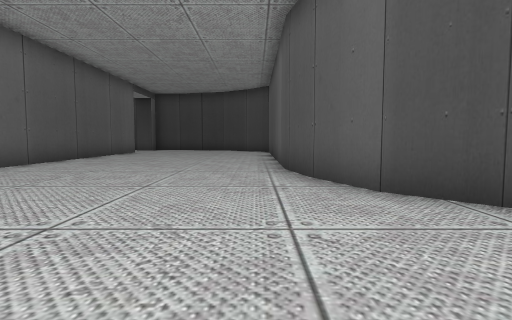
View 1 (above)

21 first-person views from a walk through a 3-D level made in the Unity game engine. The camera is 1.3 m above the floor, tilts 4° down and sees 80° across. The floor is counted in squares, 2 m on a side. Each view is taken from the middle of a square. On the plan, view 1 faces up. The plan holds only what a view shows up to about 10 squares ahead; the rest is blank. The place goes on beyond the plan.

View 2
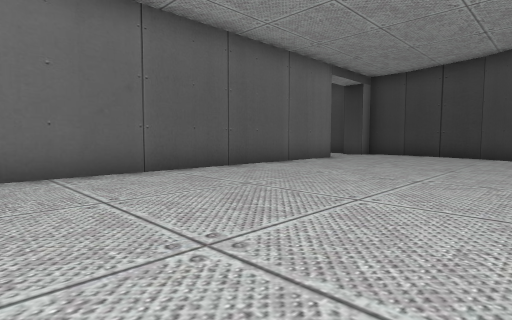

View 3
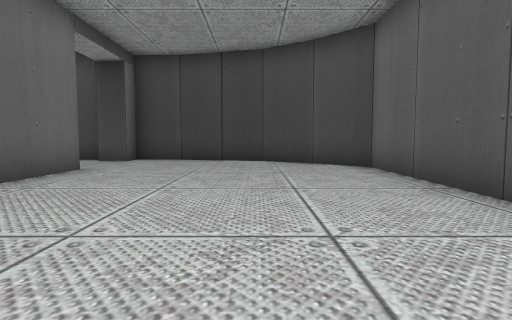

View 4
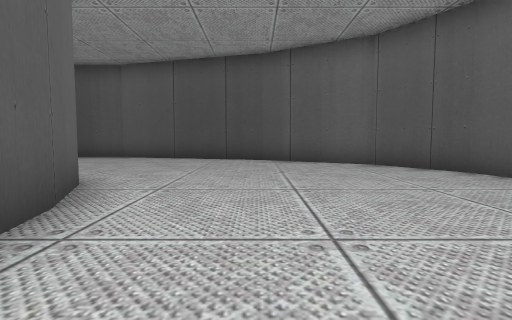

View 5
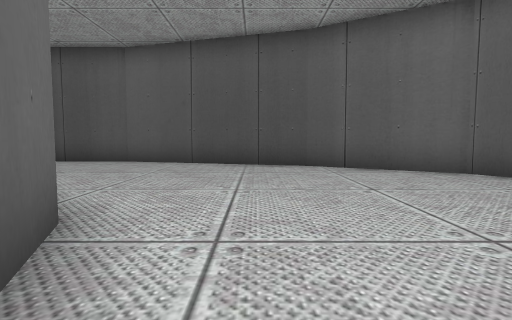

View 6
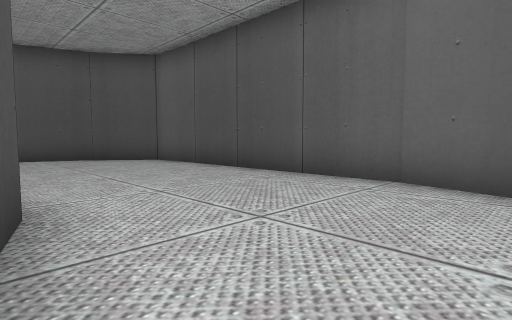

View 7
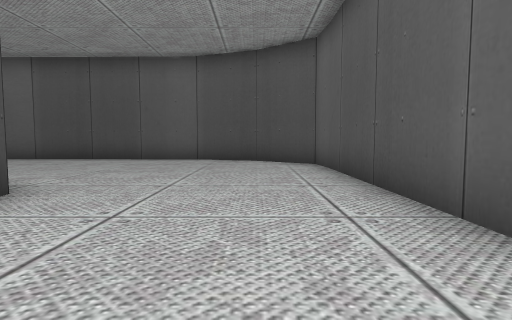

View 8
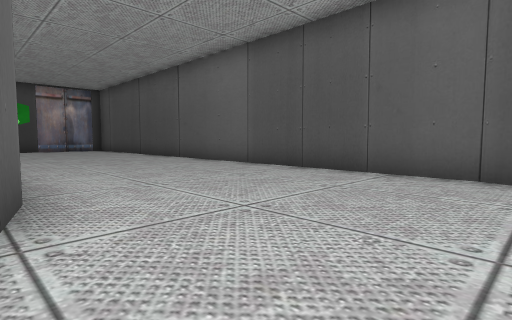

View 9
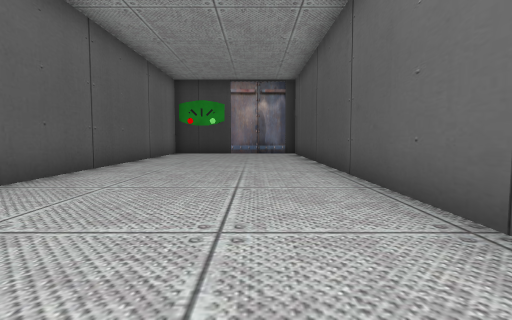

View 10
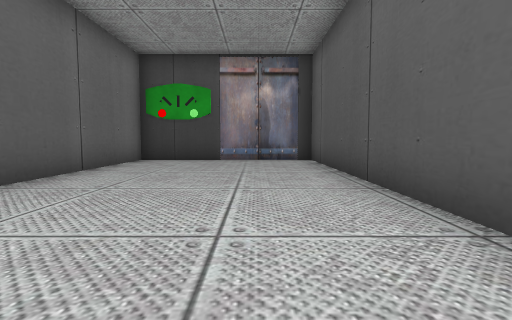

View 11
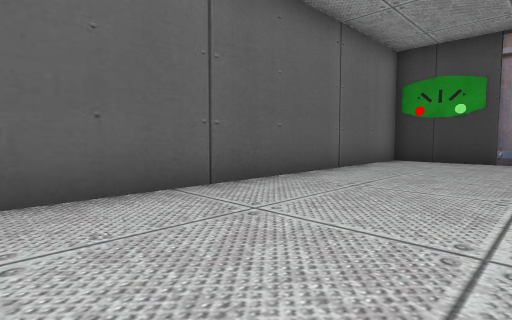

View 12
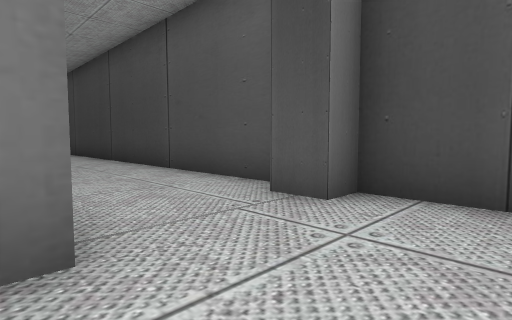

View 13
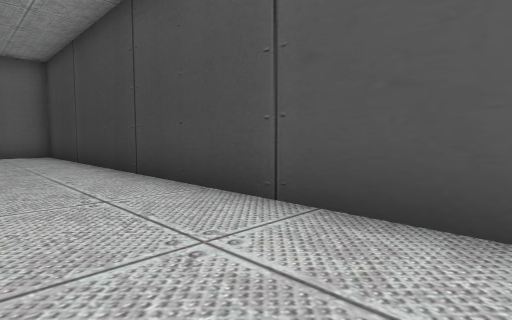

View 14
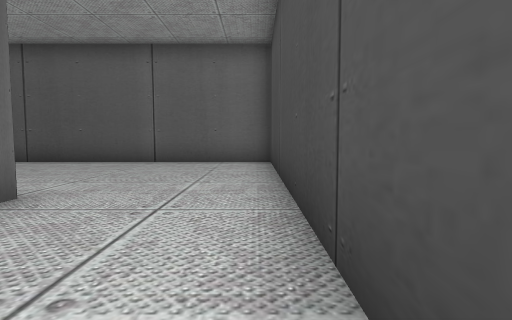

View 15
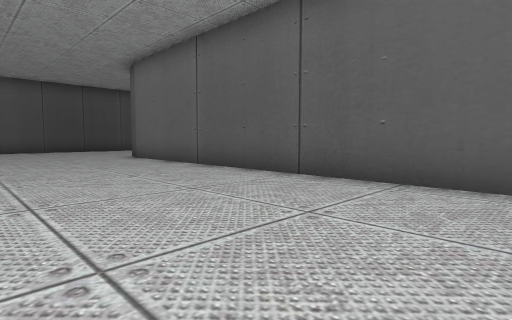

View 16
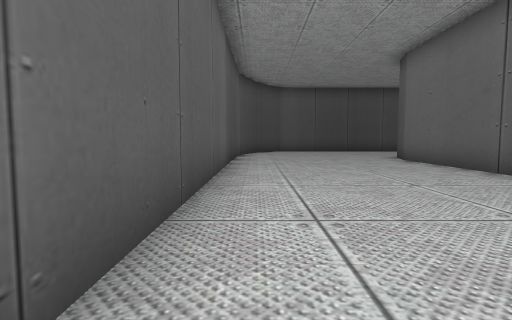

View 17
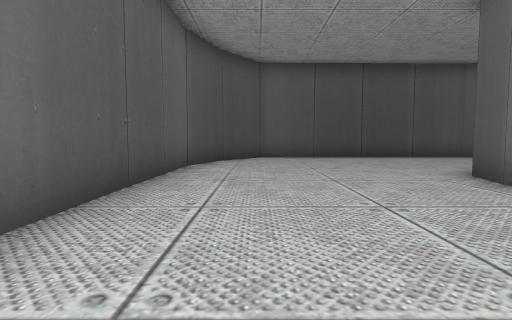

View 18
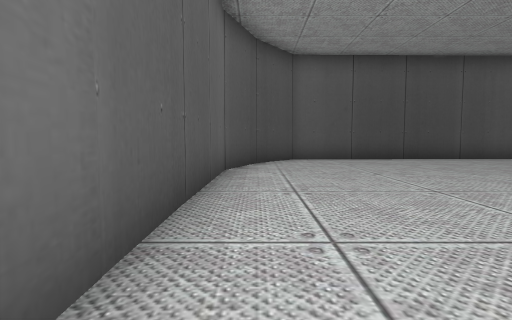

View 19
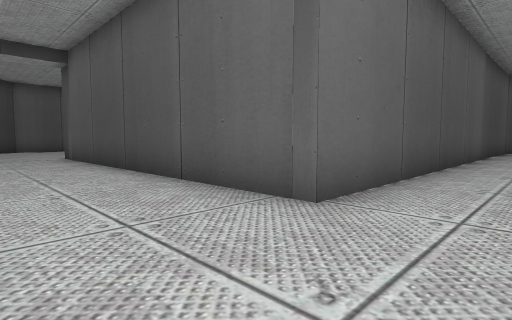

View 20
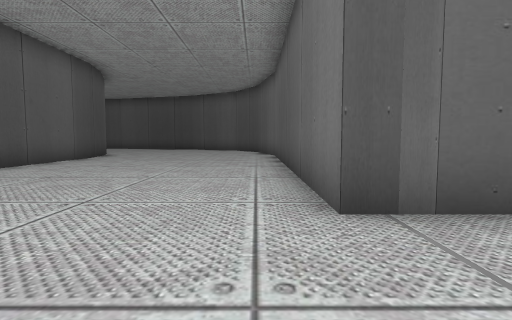

View 21
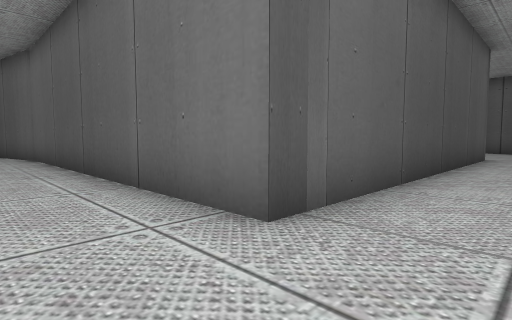

### Floor plan
Points are (right, up) in squares from view 1. A wall is a line through its corners. A room is listed if a view was taken in it or the views show most of it. See-through windows are left out.
Room 1 (views 1, 2, 3, 4, 5, 6, 7, 8, 9, 10, 11, 12, 20, 21)
walls: (0.9, 5.2) (0.6, 6.5) (0.6, 14.9) (-0.5, 16.1); (2.4, 2.8) (1.5, 3.7) (0.9, 5.3); (-5.7, 5.3) (-5.1, 2.2) (-3.9, 0.4) (-1.2, -1.3); (5.1, 1.6) (4.2, 1.8); (7.5, 3.7) (7.2, 2.7); (-1.3, -1.3) (3.8, -2.7); (-0.4, 16) (-1.8, 16.8) (-4.4, 17.5); (-5.7, 14.4) (-5.7, 5.2); (3.6, -2.7) (10.8, -2.6) (12, -1); (-4.3, 17.4) (-5.7, 17.4) (-5.7, 16.8); (12.7, 0.8) (12.7, 17.4) (7.5, 17.4) (7.5, 8.1); (11.9, -1.1) (12.6, 0.9)
ways out: opening at (-5.5, 15.5) to room 2
Room 2 (views 13, 14, 15, 16, 17, 18, 19)
walls: (-20.5, 3.7) (-20.8, 2.6); (-15.3, 0.6) (-15.3, 14.4) (-5.7, 14.4); (-20.5, 17.5) (-20.5, 3.6); (-22.5, -2.7) (-17.2, -2.6) (-16, -1.1) (-15.3, 0.8); (-6.8, 17.4) (-20.3, 17.4); (-5.7, 16.8) (-6.6, 16.8)
ways out: opening at (-5.5, 15.5) to room 1

Where each view was taken, in squares from view 1:
view 1: 0 up, 0 right, facing up
view 2: 5 up, 0 right, facing up-left
view 3: 8 up, 2 left, facing up
view 4: 8 up, 1 left, facing down
view 5: 6 up, 0 right, facing down
view 6: 2 up, 2 right, facing down-right
view 7: 1 down, 3 right, facing right
view 8: 0 up, 7 right, facing up-right
view 9: 4 up, 11 right, facing up
view 10: 8 up, 11 right, facing up
view 11: 8 up, 11 right, facing up-left
view 12: 14 up, 4 left, facing up-left
view 13: 15 up, 8 left, facing up-left
view 14: 17 up, 12 left, facing left
view 15: 14 up, 16 left, facing down-left
view 16: 13 up, 16 left, facing down
view 17: 8 up, 17 left, facing down
view 18: 7 up, 16 left, facing down
view 19: 17 up, 17 left, facing down-right
view 20: 17 up, 5 left, facing down
view 21: 16 up, 4 left, facing down-left
